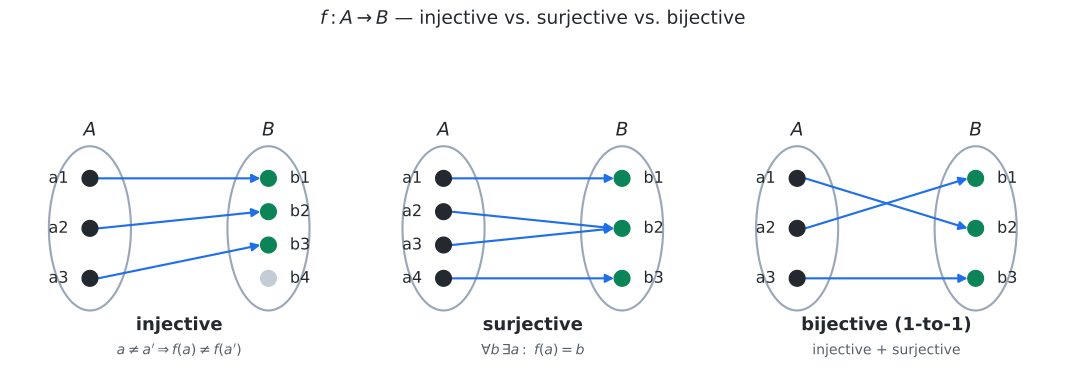

Recreate this plot in Python.
#!/usr/bin/env python3
"""Static figure for 05강 4기 12강 — injective / surjective / bijective maps
between finite sets (lecture §3). Three side-by-side set-to-set arrow diagrams
make the definitions visible: injective = no two arrows share a target,
surjective = every target is hit, bijective = both. Renders next to itself as
an SVG embedded by the note.

Reproduce:  uv run --with matplotlib --with numpy python injective-surjective-bijective-04-season-12-03.py
"""
from pathlib import Path
import numpy as np
import matplotlib.pyplot as plt
from matplotlib.patches import Ellipse, FancyArrowPatch

OUT = Path(__file__).with_suffix(".svg")

BLUE, RED, GREEN, GREY, INK = "#1f6feb", "#d1242f", "#0b8457", "#9aa7b8", "#24292f"

fig, axes = plt.subplots(1, 3, figsize=(11.2, 4.4))


def panel(ax, title, subtitle, A, B, edges, hit_color):
    """Draw a left set A and right set B with the given arrows (edges)."""
    xa, xb = 0.0, 1.0
    # element y-positions, evenly spread and vertically centered
    def ys(n):
        return list(np.linspace(0.78, 0.22, n))
    ya, yb = ys(len(A)), ys(len(B))
    pa = {a: (xa, ya[i]) for i, a in enumerate(A)}
    pb = {b: (xb, yb[i]) for i, b in enumerate(B)}

    # which targets are actually hit
    targets_hit = {t for _, t in edges}

    # set boundaries (ovals)
    ax.add_patch(Ellipse((xa, 0.5), 0.46, 0.92, fill=False, ec=GREY, lw=1.6))
    ax.add_patch(Ellipse((xb, 0.5), 0.46, 0.92, fill=False, ec=GREY, lw=1.6))
    ax.text(xa, 1.02, r"$A$", ha="center", fontsize=14, color=INK, weight="bold")
    ax.text(xb, 1.02, r"$B$", ha="center", fontsize=14, color=INK, weight="bold")

    # nodes
    for a, (x, y) in pa.items():
        ax.scatter([x], [y], s=140, color=INK, zorder=4)
        ax.text(x - 0.12, y, a, ha="right", va="center", fontsize=12, color=INK)
    for b, (x, y) in pb.items():
        c = hit_color if b in targets_hit else "#c4ccd6"
        ax.scatter([x], [y], s=140, color=c, zorder=4)
        ax.text(x + 0.12, y, b, ha="left", va="center", fontsize=12, color=INK)

    # arrows f: A -> B
    for s, t in edges:
        x0, y0 = pa[s]
        x1, y1 = pb[t]
        ax.add_patch(FancyArrowPatch((x0 + 0.045, y0), (x1 - 0.045, y1),
                                     arrowstyle="-|>", mutation_scale=13,
                                     lw=1.6, color=BLUE, shrinkA=0, shrinkB=0,
                                     zorder=3))

    ax.text(0.5, -0.07, title, ha="center", fontsize=13.5, color=INK, weight="bold")
    ax.text(0.5, -0.205, subtitle, ha="center", fontsize=10.5, color="#57606a")
    ax.set_xlim(-0.45, 1.45)
    ax.set_ylim(-0.30, 1.12)
    ax.set_aspect("equal")
    ax.axis("off")


# (1) injective, not surjective: distinct inputs -> distinct outputs, but b4 unhit
panel(axes[0], "injective",
      r"$a\neq a' \Rightarrow f(a)\neq f(a')$",
      ["a1", "a2", "a3"], ["b1", "b2", "b3", "b4"],
      [("a1", "b1"), ("a2", "b2"), ("a3", "b3")], GREEN)

# (2) surjective, not injective: every b hit, but b2 hit twice
panel(axes[1], "surjective",
      r"$\forall b\,\exists a:\ f(a)=b$",
      ["a1", "a2", "a3", "a4"], ["b1", "b2", "b3"],
      [("a1", "b1"), ("a2", "b2"), ("a3", "b2"), ("a4", "b3")], GREEN)

# (3) bijective = injective AND surjective: 1-to-1 correspondence
panel(axes[2], "bijective (1-to-1)",
      "injective + surjective",
      ["a1", "a2", "a3"], ["b1", "b2", "b3"],
      [("a1", "b2"), ("a2", "b1"), ("a3", "b3")], GREEN)

fig.suptitle(r"$f:A\to B$ — injective vs. surjective vs. bijective",
             fontsize=14, color=INK, y=1.0)
fig.tight_layout(rect=(0, 0, 1, 0.97))
fig.savefig(OUT, format="svg", bbox_inches="tight")
print(f"wrote {OUT}")
